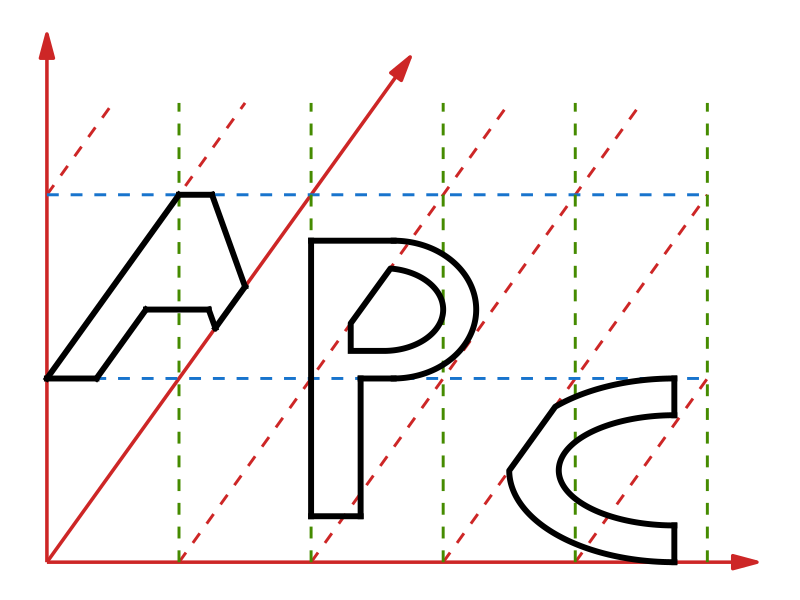
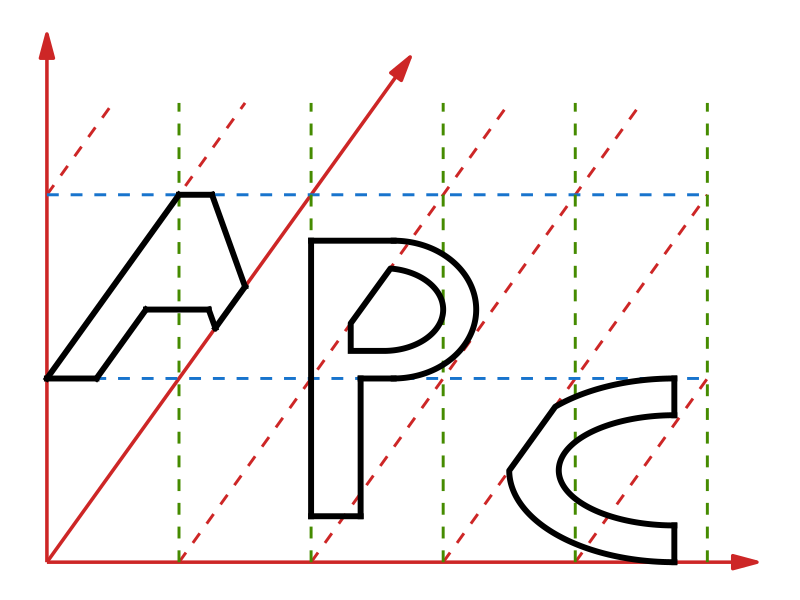

R code for these plots, in order:

library(dplyr)
library(ggplot2)



# helper function to get points on an ellipse -----------------------------
# Note: angles must be specified in units of pi.
get_ellipsePointsDat <- function(center_x, center_y, radius_x, radius_y,
                                 angle_min, angle_max) {
  ellipsis_dat <- data.frame(
    x = center_x + radius_x * cos(seq(angle_min, angle_max, length.out = 500)),
    y = center_y + radius_y * sin(seq(angle_min, angle_max, length.out = 500))
  )
  
  return(ellipsis_dat)
}



# define data.frame objects for drawing all lines -------------------------
mainRedLines_dat <- data.frame(
  x     = c(0,2.15, 0,0,    0,1.1),
  y     = c(0,0,    0,1.15, 0,1.1),
  group = c(1,1,    2,2,    3,3)
)

furtherRedLines_dat <- data.frame(
  x     = c(0,.6, 0,.2, .4,1.4, .8,1.8, 1.2,2, 1.6,2),
  y     = c(.4,1, .8,1, 0,1,    0,1,    0,.8,  0,.4),
  group = c(4,4,  5,5,  6,6,    7,7,    8,8,   9,9)
)

blueLines_dat <- data.frame(
  x     = rep(c(0,2),   times = 2),
  y     = rep(c(.4,.8), each = 2),
  group = rep(1:2,      each = 2)
)

greenLines_dat <- data.frame(
  x     = rep(c(.4,.8,1.2,1.6,2), each = 2),
  y     = rep(c(0,1),             times = 5),
  group = rep(1:5,                each = 2)
)

A_dat <- data.frame(
  x     = c(0,.4,  0,.15, .15,.3, .3,.49,  .4,.5, .5,.6, .49,.51, .51,.6),
  y     = c(.4,.8, .4,.4, .4,.55, .55,.55, .8,.8, .8,.6, .55,.51, .51,.6),
  group = c(1,1,   2,2,   3,3,    4,4,     5,5,   6,6,   7,7,     8,8)
)

P_dat <- data.frame(
  x     = c(.8,.8, .8,.95, .8,1.05, .95,.95, .95,1.05),
  y     = c(.1,.7, .1,.1,  .7,.7,   .1,.4,   .4,.4),
  group = c(1,1,   2,2,    3,3,     4,4,     5,5)
)

C_dat <- data.frame(
  x     = c(1.9,1.9, 1.9,1.9),
  y     = c(.4,.32,  0,.08),
  group = c(1,1,     2,2)
)

P_outerCircle_dat <- get_ellipsePointsDat(center_x  = 1.05,   center_y  = .55,
                                          radius_x  = .25,    radius_y  = .15,
                                          angle_min = -.5*pi, angle_max = .5*pi)

P_innerCircle_dat <- get_ellipsePointsDat(center_x  = 1.02,    center_y  = .55,
                                          radius_x  = .18,    radius_y  = .09,
                                          angle_min = -.5*pi, angle_max = .5*pi) %>% 
  filter(y <= x - 0.4) %>% 
  dplyr::bind_rows(data.frame(x = .92, y = .52)) %>% 
  dplyr::bind_rows(data.frame(x = .92, y = .46)) %>% 
  dplyr::bind_rows(data.frame(x = .92, y = .46), .)

C_outerCircle_dat <- get_ellipsePointsDat(center_x  = 1.9,   center_y  = .2,
                                          radius_x  = .5,    radius_y  = .2,
                                          angle_min = .5*pi, angle_max = 1.5*pi) %>% 
  filter(y <= x - 1.2)

C_innerCircle_dat <- get_ellipsePointsDat(center_x  = 1.9,   center_y  = .2,
                                          radius_x  = .35,   radius_y  = .12,
                                          angle_min = .5*pi, angle_max = 1.5*pi)




# main plot ---------------------------------------------------------------
ggplot() +
  geom_line(data = mainRedLines_dat,    aes(x, y, group = group), size = 1.2, col = "firebrick3", arrow = arrow(angle = 15, ends = "last", type = "closed")) +
  geom_line(data = furtherRedLines_dat, aes(x, y, group = group), lty = 2, size = 1, col = "firebrick3") +
  geom_line(data = blueLines_dat,       aes(x, y, group = group), lty = 2, size = 1, col = "dodgerblue3") +
  geom_line(data = greenLines_dat,      aes(x, y, group = group), lty = 2, size = 1, col = "chartreuse4") +
  geom_line(data = A_dat, aes(x, y, group = group), size = 2, lineend = "square") +
  geom_line(data = P_dat, aes(x, y, group = group), size = 2, lineend = "square") +
  geom_line(data = C_dat, aes(x, y, group = group), size = 2, lineend = "square") +
  geom_path(data = P_outerCircle_dat, aes(x, y), size = 2, lineend = "square") +
  geom_path(data = P_innerCircle_dat, aes(x, y), size = 2, lineend = "square") +
  geom_path(data = C_outerCircle_dat, aes(x, y), size = 2, lineend = "square") +
  geom_path(data = C_innerCircle_dat, aes(x, y), size = 2, lineend = "square") +
  theme(axis.title       = element_blank(),
        axis.text        = element_blank(),
        axis.ticks       = element_blank(),
        panel.background = element_blank(),
        legend.position  = "none",
        plot.background  = element_rect(fill = "transparent", color = NA),
        panel.grid       = element_blank())
ggsave("main_plot.pdf", width = 7, height = 5)
